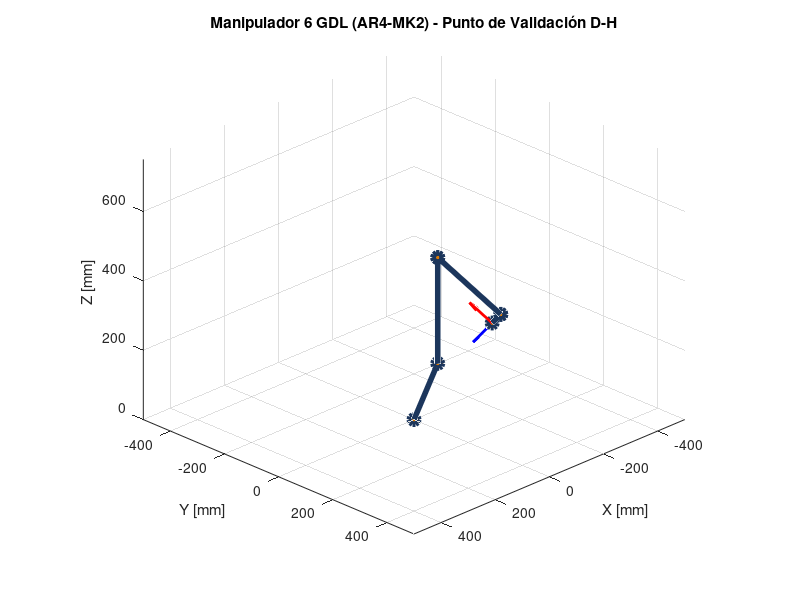

Source code (MATLAB):
%% CINEMÁTICA DIRECTA E INVERSA 6 GDL (AR4-MK2) - CELDA ROBÓTICA PCB
% Proyecto Final - Maestría en Automatización y Robótica (Tecmilenio)
% Autor: Fernando Abdalá Gómez

clear; clc; close all;

%% 1. PARÁMETROS DENAVIT-HARTENBERG ESTÁNDAR DEL MANIPULADOR 6R [mm y rad]
% Columnas: [theta_offset, d, a, alpha]
dh_base = [  0,      169.77,   64.20, -pi/2;   % J1: Cintura (Base)
    -pi/2,      0.00,  305.00,  0.00;   % J2: Hombro
    pi,        0.00,    0.00,  pi/2;   % J3: Codo
    0,      222.63,    0.00, -pi/2;   % J4: Rotación Antebrazo
    0,        0.00,    0.00,  pi/2;   % J5: Cabeceo Muñeca
    0,       36.25,    0.00,  0.00 ]; % J6: Giro Brida (TCP)

% Función de Matriz Homogénea D-H estándar
DH = @(theta, d, a, alpha) [
    cos(theta), -sin(theta)*cos(alpha),  sin(theta)*sin(alpha), a*cos(theta);
    sin(theta),  cos(theta)*cos(alpha), -cos(theta)*sin(alpha), a*sin(theta);
    0,           sin(alpha),            cos(alpha),            d;
    0,           0,                     0,                     1
    ];

%% 2. CINEMÁTICA DIRECTA (FK) - VALIDACIÓN CRUZADA ROBODK / EXCEL
q_deg = [120, 0, 40, 0, 90, 0];
q_rad = deg2rad(q_deg);

T = eye(4);
pts = zeros(3, 7); % Origen base + 6 articulaciones
for i = 1:6
    A_i = DH(q_rad(i) + dh_base(i,1), dh_base(i,2), dh_base(i,3), dh_base(i,4));
    T = T * A_i;
    pts(:, i+1) = T(1:3, 4);
end

pos_tcp = T(1:3, 4);
R_tcp   = T(1:3, 1:3);

fprintf('==============================================================\n');
fprintf(' VALIDACIÓN CINEMÁTICA 6 GDL (AR4-MK2) - CELDA ROBÓTICA PCB\n');
fprintf('==============================================================\n');
fprintf('Configuración Articular: [%.1f°, %.1f°, %.1f°, %.1f°, %.1f°, %.1f°]\n', q_deg);
fprintf('Coordenadas TCP (FK):    X = %.3f mm, Y = %.3f mm, Z = %.3f mm\n', ...
    pos_tcp(1), pos_tcp(2), pos_tcp(3));

%% 3. CINEMÁTICA INVERSA DESACOPLADA (IK: CENTRO DE MUÑECA + EULER ZYX)
d1 = dh_base(1,2); a1 = dh_base(1,3); a2 = dh_base(2,3);
d4 = dh_base(4,2); d6 = dh_base(6,2);

% Centro de muñeca esférica P_w = P_tcp - d6 * z6
P_w = pos_tcp - d6 * R_tcp(:,3);
q1_ik = atan2(P_w(2), P_w(1));

r_w = hypot(P_w(1), P_w(2)) - a1;
s_w = P_w(3) - d1;
D_ik = (r_w^2 + s_w^2 - a2^2 - d4^2) / (2 * a2 * d4);
% Solución codo arriba compatible con convención AR4
beta = atan2(sqrt(1 - D_ik^2), D_ik);
q3_ik = beta - pi/2;
q2_ik = pi/2 - (atan2(s_w, r_w) + atan2(d4*sin(beta), a2 + d4*cos(beta)));

% Orientación de muñeca R_3^6 = (R_0^3)^T * R_tcp
T03 = eye(4);
q_reg = [q1_ik, q2_ik, q3_ik];
for i = 1:3
    T03 = T03 * DH(q_reg(i) + dh_base(i,1), dh_base(i,2), dh_base(i,3), dh_base(i,4));
end
R36 = T03(1:3,1:3)' * R_tcp;
q5_ik = atan2(hypot(R36(1,3), R36(2,3)), R36(3,3));
q4_ik = atan2(R36(2,3), R36(1,3));
q6_ik = atan2(R36(3,2), -R36(3,1));

q_ik_deg = rad2deg([q1_ik, q2_ik, q3_ik, q4_ik, q5_ik, q6_ik]);
fprintf('Ángulos Recuperados (IK): [%.2f°, %.2f°, %.2f°, %.2f°, %.2f°, %.2f°]\n\n', q_ik_deg);

%% 4. VISUALIZACIÓN ESPACIAL 3D DEL MANIPULADOR 6 GDL
figure('Name', 'Cinemática 6 GDL - Celda PCB', 'Color', 'w', 'Position', [100 100 750 580]);
plot3(pts(1,:), pts(2,:), pts(3,:), '-o', 'Color', [0.11 0.21 0.36], ...
    'LineWidth', 4, 'MarkerSize', 7, 'MarkerFaceColor', [0.85 0.47 0.02]);
hold on; grid on; axis equal; view(135, 25);

% Ejes locales del TCP (X rojo, Y verde, Z azul)
quiver3(pos_tcp(1), pos_tcp(2), pos_tcp(3), R_tcp(1,1), R_tcp(2,1), R_tcp(3,1), 80, 'r', 'LineWidth', 2);
quiver3(pos_tcp(1), pos_tcp(2), pos_tcp(3), R_tcp(1,2), R_tcp(2,2), R_tcp(3,2), 80, 'g', 'LineWidth', 2);
quiver3(pos_tcp(1), pos_tcp(2), pos_tcp(3), R_tcp(1,3), R_tcp(2,3), R_tcp(3,3), 80, 'b', 'LineWidth', 2);

xlabel('X [mm]'); ylabel('Y [mm]'); zlabel('Z [mm]');
title('Manipulador 6 GDL (AR4-MK2) - Punto de Validación D-H');
xlim([-500 500]); ylim([-500 500]); zlim([0 750]);
